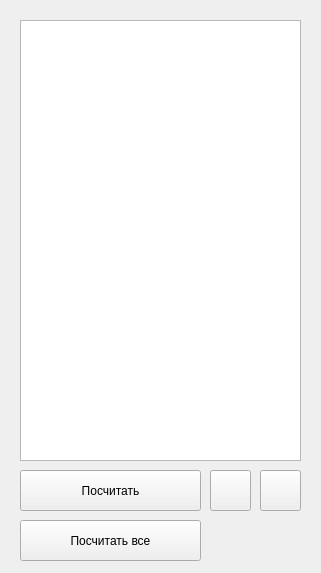
<?xml version="1.0" encoding="UTF-8"?>
<ui version="4.0">
 <class>MainWindow</class>
 <widget class="QMainWindow" name="MainWindow">
  <property name="geometry">
   <rect>
    <x>0</x>
    <y>0</y>
    <width>321</width>
    <height>573</height>
   </rect>
  </property>
  <property name="windowTitle">
   <string>MainWindow</string>
  </property>
  <widget class="QWidget" name="centralwidget">
   <widget class="QPushButton" name="pushButton">
    <property name="geometry">
     <rect>
      <x>20</x>
      <y>470</y>
      <width>181</width>
      <height>41</height>
     </rect>
    </property>
    <property name="text">
     <string>Посчитать</string>
    </property>
   </widget>
   <widget class="QListWidget" name="listWidget">
    <property name="geometry">
     <rect>
      <x>20</x>
      <y>20</y>
      <width>281</width>
      <height>441</height>
     </rect>
    </property>
   </widget>
   <widget class="QPushButton" name="pushButton_addExpr">
    <property name="geometry">
     <rect>
      <x>210</x>
      <y>470</y>
      <width>41</width>
      <height>41</height>
     </rect>
    </property>
    <property name="text">
     <string/>
    </property>
   </widget>
   <widget class="QPushButton" name="pushButton_2">
    <property name="geometry">
     <rect>
      <x>20</x>
      <y>520</y>
      <width>181</width>
      <height>41</height>
     </rect>
    </property>
    <property name="text">
     <string>Посчитать все</string>
    </property>
   </widget>
   <widget class="QPushButton" name="pushButton_changeExpr">
    <property name="geometry">
     <rect>
      <x>260</x>
      <y>470</y>
      <width>41</width>
      <height>41</height>
     </rect>
    </property>
    <property name="text">
     <string/>
    </property>
   </widget>
  </widget>
 </widget>
 <resources/>
 <connections/>
</ui>
